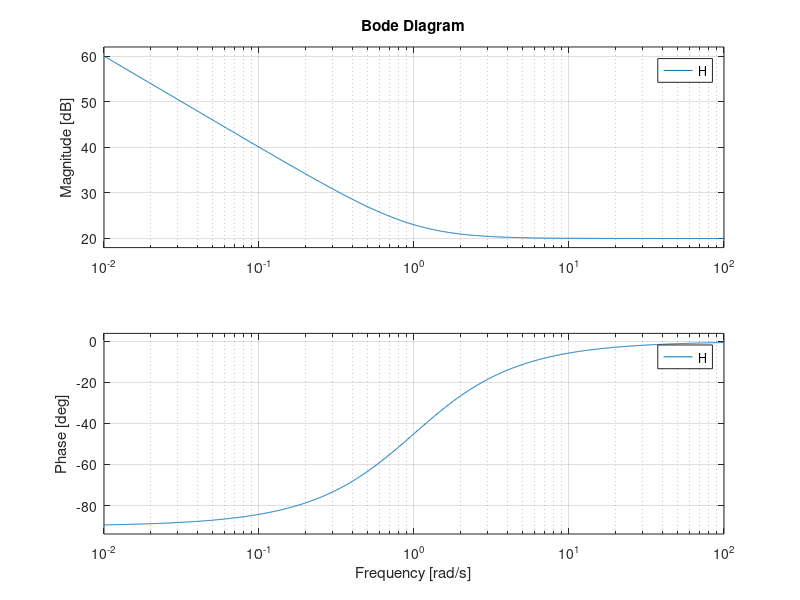

MATLAB code for this plot:
clc; clear; close all;

s = tf('s');
f0 = 1/(2*pi);
w0 = 2*pi*f0;

A = 10;

% K = (A*1i*w0)/(1+1i);
K = A*w0;

H = (K/s)*(1+(s/w0));

bode(H)

